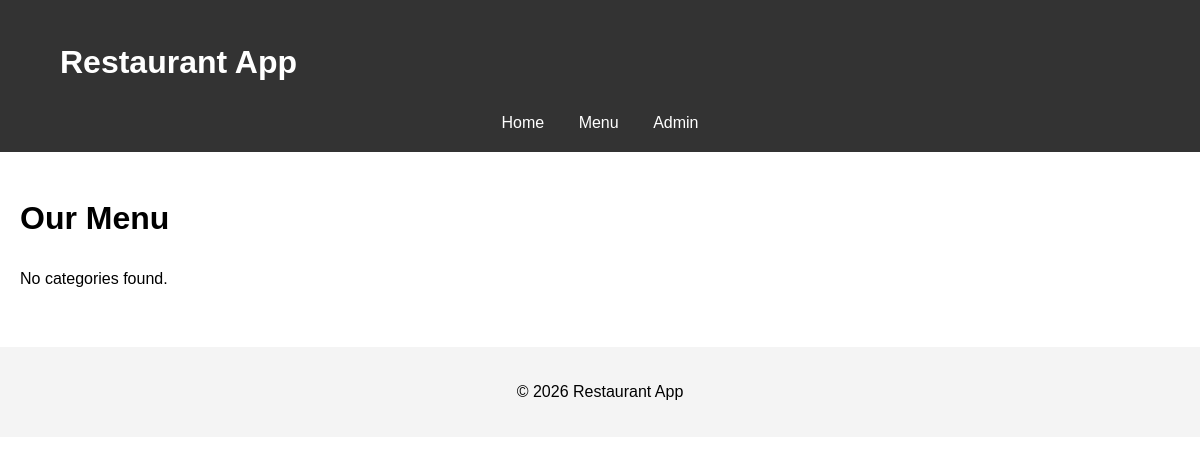
Before: / with the older database file.
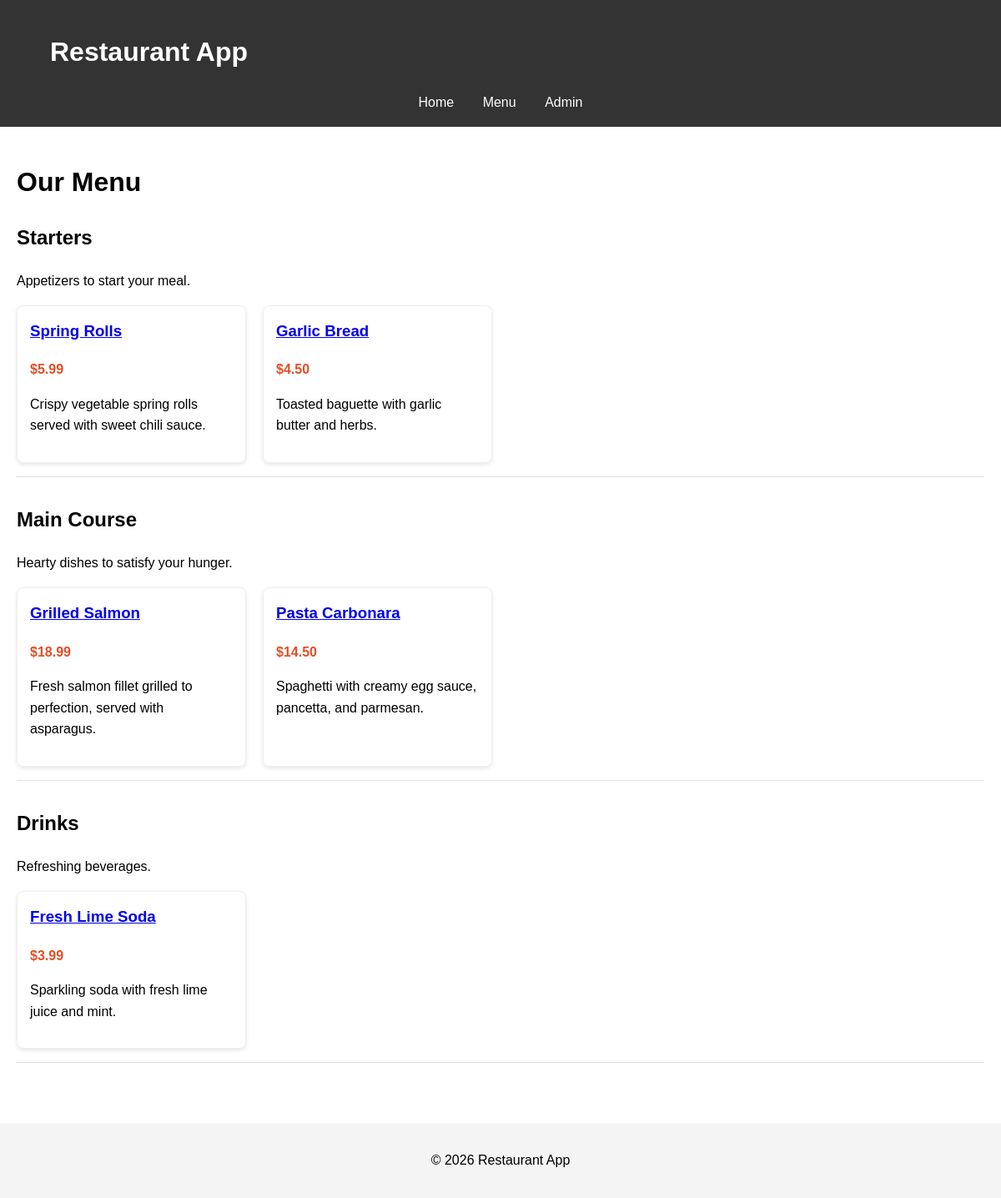
After: the same page with the newer database file.
### menu/models.py (models this page shows, shortened)
class Category(models.Model):
    name = models.CharField(max_length=100)
    description = models.TextField(blank=True)
    class Meta:
        verbose_name_plural = "Categories"

class MenuItem(models.Model):
    category = models.ForeignKey(Category, related_name='items', on_delete=models.CASCADE)
    name = models.CharField(max_length=100)
    description = models.TextField(blank=True)
    price = models.DecimalField(max_digits=10, decimal_places=2)
    image = models.ImageField(upload_to='menu_images/', blank=True, null=True)
    is_available = models.BooleanField(default=True)
    created_at = models.DateTimeField(auto_now_add=True)
    updated_at = models.DateTimeField(auto_now=True)

### menu/views.py (the view)
# urls.py: path('', views.menu_list, name='menu_list'),
def menu_list(request):
    categories = Category.objects.all()
    return render(request, 'menu/menu_list.html', {'categories': categories})

### menu/templates/menu/menu_list.html (shortened to what this page needs)
{% extends 'base.html' %}
{% block content %}
<div class="menu-container">
    <h1>Our Menu</h1>
    {% if categories %}
    {% for category in categories %}
    <section class="menu-category">
        <h2>{{ category.name }}</h2>
        <p class="category-description">{{ category.description }}</p>
        <div class="menu-items">
            {% for item in category.items.all %}
            {% if item.is_available %}
            <div class="menu-item-card">
                <div class="menu-item-details">
                    <h3><a href="{% url 'menu_detail' item.pk %}">{{ item.name }}</a></h3>
                    <p class="price">${{ item.price }}</p>
                    <p class="description">{{ item.description|truncatewords:20 }}</p>
                </div>
            </div>
            {% endif %}
            {% empty %}
            <p>No items available in this category.</p>
            {% endfor %}
        </div>
    </section>
    {% endfor %}
    {% else %}
    <p>No categories found.</p>
    {% endif %}
</div>
{% endblock %}

### templates/base.html (shortened to what this page needs)
<!DOCTYPE html>
<html lang="en">
<head>
    {% load static %}
    <link rel="stylesheet" href="{% static 'css/style.css' %}">
</head>
<body>
    <header>
        <div class="container">
            <h1>Restaurant App</h1>
            <nav>
                <ul>
                    <li><a href="/">Home</a></li>
                    <li><a href="/menu/">Menu</a></li>
                    <li><a href="/admin/">Admin</a></li>
                </ul>
            </nav>
        </div>
    </header>
    <main>
        {% block content %}
        {% endblock %}
    </main>
    <footer>
        <p>&copy; 2026 Restaurant App</p>
    </footer>
</body>
</html>

### static/css/style.css (style rules this page uses)
body { font-family: sans-serif; margin: 0; padding: 0; line-height: 1.6; }
header { background: #333; color: #fff; padding: 1rem 0; }
nav ul { list-style: none; text-align: center; padding: 0; margin: 0; }
nav ul li { display: inline; margin: 0 15px; }
nav ul li a { color: #fff; text-decoration: none; }
main { padding: 20px; max-width: 1200px; margin: 0 auto; }
footer { background: #f4f4f4; text-align: center; padding: 1rem 0; margin-top: 20px; }
.container { width: 90%; margin: auto; overflow: hidden; }
.menu-category { margin-bottom: 2rem; border-bottom: 1px solid #ddd; padding-bottom: 1rem; }
.menu-items { display: grid; grid-template-columns: repeat(auto-fill, minmax(250px, 1fr)); gap: 20px; }
.menu-item-card { border: 1px solid #eee; border-radius: 8px; overflow: hidden; box-shadow: 0 2px 5px rgba(0,0,0,0.1); transition: transform 0.2s; }
.menu-item-details { padding: 15px; }
.menu-item-details h3 { margin-top: 0; }
.price { font-weight: bold; color: #e44d26; }

Changed rows visible on the page:
added Category: name "Starters", description "Appetizers to start your meal."
added MenuItem: name "Spring Rolls", price "5.99", description "Crispy vegetable spring rolls served with sweet chili sauce.", shown under "Starters"
added MenuItem: name "Garlic Bread", price "4.50", description "Toasted baguette with garlic butter and herbs.", shown under "Starters"
added Category: name "Main Course", description "Hearty dishes to satisfy your hunger."
added MenuItem: name "Grilled Salmon", price "18.99", description "Fresh salmon fillet grilled to perfection, served with asparagus.", shown under "Main Course"
added MenuItem: name "Pasta Carbonara", price "14.50", description "Spaghetti with creamy egg sauce, pancetta, and parmesan.", shown under "Main Course"
added Category: name "Drinks", description "Refreshing beverages."
added MenuItem: name "Fresh Lime Soda", price "3.99", description "Sparkling soda with fresh lime juice and mint.", shown under "Drinks"
Other visible differences:
text no longer shown: "No categories found."
